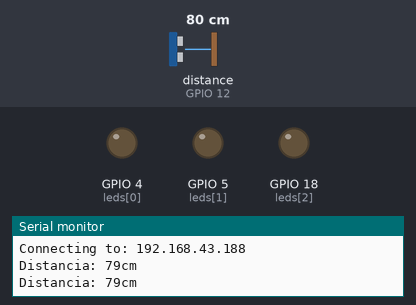
The sketch below on a simulated ESP32. Shown: output pins drawn as LEDs (lit = HIGH), the last lines printed to the serial monitor. Wiring (inferred from the names in the program): ultrasonic range finder: trigger GPIO 13; echo GPIO 12. The inputs (shaded band) are chosen by the test bench; at power-on: distance to the obstacle (sensor on GPIO 12) 80 cm. The echo pulse lasts 58.3 µs per cm; WiFi joins after 1.5 s; servers stay silent unless stated; pins used as bus, display or sensor lines are not drawn.

Above: at 4.4 s.
4.5 s: distance to the obstacle (sensor on GPIO 12) set to 33 cm
6.6 s: distance to the obstacle (sensor on GPIO 12) set to 29 cm
At 8.0 s:
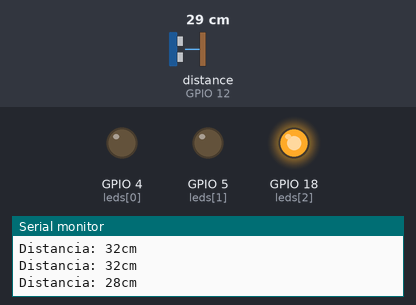
9.1 s: distance to the obstacle (sensor on GPIO 12) set to 24 cm
11.0 s: distance to the obstacle (sensor on GPIO 12) set to 18 cm
At 13.1 s:
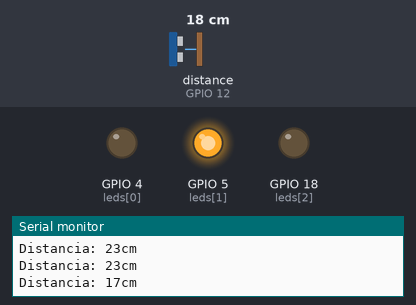
13.5 s: distance to the obstacle (sensor on GPIO 12) set to 13 cm
15.4 s: distance to the obstacle (sensor on GPIO 12) set to 10 cm
At 16.9 s:
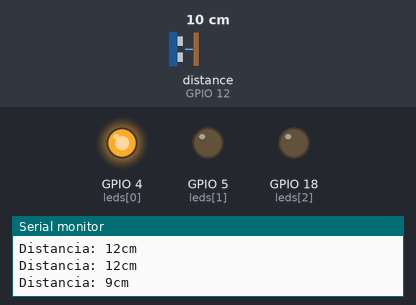
Timing chart, 0 to 18.4 s (numbered marks = the images above; inputs shaded):
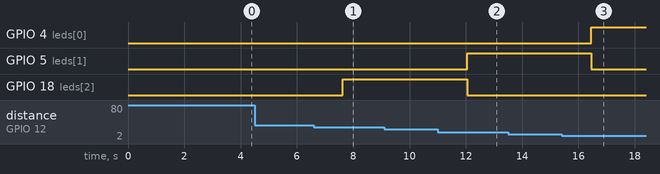

The sketch:

cliente1.ino
```cpp
#include <WiFi.h>

const char * WIFI_SSID = "AndroidAPF707";
const char * WIFI_PASS = "12345678";
const char * SERVER_ADDRESS = "192.168.43.188";
const int SERVER_PORT = 10000; //YOUR_PORT

// Definición de los pines para el sensor ultrasónico y los LEDs
const int Trigger = 13;       // GPIO 13 para el Trigger del sensor ultrasónico
const int Echo = 12;          // GPIO 12 para el Echo del sensor ultrasónico
const int numLeds = 3;        // Número total de LEDs
int leds[numLeds] = {4, 5, 18};  // Pines GPIO de los LEDs

WiFiClient client;
void setup() {
  Serial.begin(9600);
  pinMode(Trigger, OUTPUT);  // Configuración del pin Trigger como salida
  pinMode(Echo, INPUT);      // Configuración del pin Echo como entrada

  // Configuración de los pines GPIO de los LEDs como salidas
  for (int i = 0; i < numLeds; i++) {
    pinMode(leds[i], OUTPUT);
  }
  digitalWrite(Trigger, LOW);  // Inicialización del pin Trigger en estado bajo

  Serial.print("Connecting to: ");
  Serial.print(WIFI_SSID);
  WiFi.begin(WIFI_SSID, WIFI_PASS);
  delay(2000);
  while (WiFi.status() != WL_CONNECTED) {
    delay(500);
    Serial.print(".");
  }
  Serial.print("\nIP address: ");
  Serial.println(WiFi.localIP());

  Serial.print("Connecting to: ");
  Serial.println(SERVER_ADDRESS);

  if (!client.connect(SERVER_ADDRESS, SERVER_PORT)) {
    Serial.println("Connection failed");
    return;
  }
   unsigned long previousMillis = millis();
  while (!client.available() && millis() - previousMillis < 1000);
}

void loop() {

  long t;  // Variable para el tiempo de eco
  long d;  // Variable para la distancia medida
  digitalWrite(Trigger, HIGH);         // Generar pulso de activación del sensor
  delayMicroseconds(10);               // Esperar un corto tiempo
  digitalWrite(Trigger, LOW);          // Finalizar el pulso
  t = pulseIn(Echo, HIGH);             // Medir la duración del pulso de eco
  d = t / 59;                          // Convertir el tiempo en distancia en cm
  Serial.print("Distancia: ");
  Serial.print(d);
  Serial.print("cm");
  Serial.println();

  // Apagar todos los LEDs
  for (int i = 0; i < numLeds; i++) {
    digitalWrite(leds[i], LOW);
  }

  // Encender el LED correspondiente a la distancia medida
  for (int i = 0; i < numLeds; i++) {
    if (d <= (10 + 10 * i)) {
      digitalWrite(leds[i], HIGH);
      break;  // Romper el ciclo para encender solo un LED
    }
  }
  delay(100);  // Esperar un breve periodo de tiempo antes de la siguiente medición
  String dat = String(d); //convertir la distancia en string para enviar
  client.print(dat.c_str());
  client.write(dat.c_str());//enviar con socket datos

  String line = client.readStringUntil('\n');//leer y mostrar los datos recibidos del servidor
    Serial.println(line);
}
```

Measured:
- the behaviour switches between 32 and 31 cm on distance to the obstacle (sensor on GPIO 12) (found by bisection; images 0 and 1)
- the behaviour switches between 22 and 21 cm on distance to the obstacle (sensor on GPIO 12) (found by bisection; images 1 and 2)
- the behaviour switches between 12 and 11 cm on distance to the obstacle (sensor on GPIO 12) (found by bisection; images 2 and 3)
- after the input at 6.6 s, GPIO 18 (leds[2]): LOW → HIGH after 1.0 s
- after the input at 11.0 s, GPIO 5 (leds[1]): LOW → HIGH after 1.0 s; GPIO 18 (leds[2]): HIGH → LOW after 1.0 s
- after the input at 15.4 s, GPIO 4 (leds[0]): LOW → HIGH after 1.1 s; GPIO 5 (leds[1]): HIGH → LOW after 1.1 s
